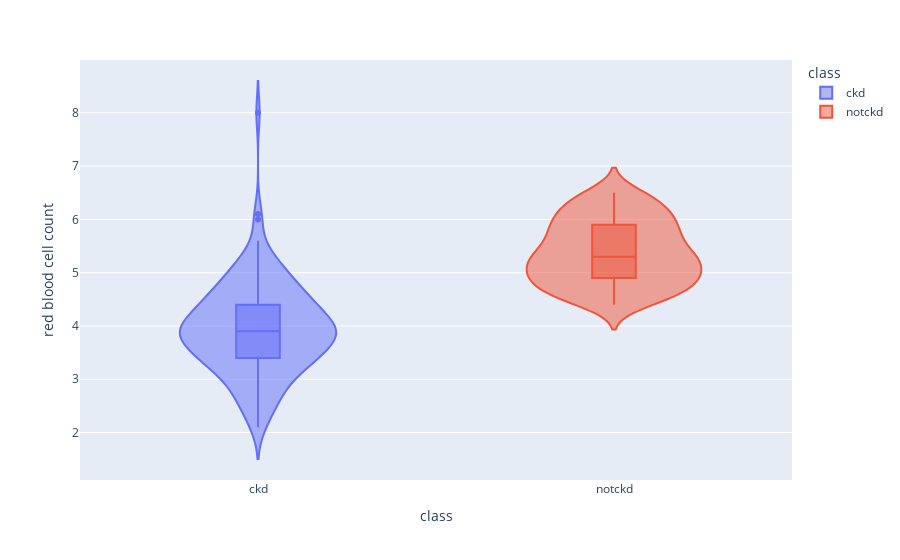

Notebook code for this chart:
### Code cell
violin('red blood cell count')

### Figure 1 — Plotly figure (JSON) as saved in the notebook; plotly's stock layout.template omitted (floating-point values rounded to 4 significant figures; data arrays with more than 128 entries replaced by an {"elided": "..."} marker saying what was removed)
{"data": [{"alignmentgroup": "True", "box": {"visible": true}, "hovertemplate": "class=%{x}<br>red blood cell count=%{y}<extra></extra>", "legendgroup": "ckd", "marker": {"color": "#636efa"}, "name": "ckd", "offsetgroup": "ckd", "orientation": "v", "scalegroup": "True", "showlegend": true, "type": "violin", "x": {"elided": "250 str values"}, "x0": " ", "xaxis": "x", "y": {"elided": "250 float values"}, "y0": " ", "yaxis": "y"}, {"alignmentgroup": "True", "box": {"visible": true}, "hovertemplate": "class=%{x}<br>red blood cell count=%{y}<extra></extra>", "legendgroup": "notckd", "marker": {"color": "#EF553B"}, "name": "notckd", "offsetgroup": "notckd", "orientation": "v", "scalegroup": "True", "showlegend": true, "type": "violin", "x": {"elided": "150 str values"}, "x0": " ", "xaxis": "x", "y": {"elided": "150 float values"}, "y0": " ", "yaxis": "y"}], "layout": {"legend": {"title": {"text": "class"}, "tracegroupgap": 0}, "margin": {"t": 60}, "violinmode": "overlay", "xaxis": {"anchor": "y", "categoryarray": ["ckd", "notckd"], "categoryorder": "array", "domain": [0, 1], "title": {"text": "class"}}, "yaxis": {"anchor": "x", "domain": [0, 1], "title": {"text": "red blood cell count"}}}}
